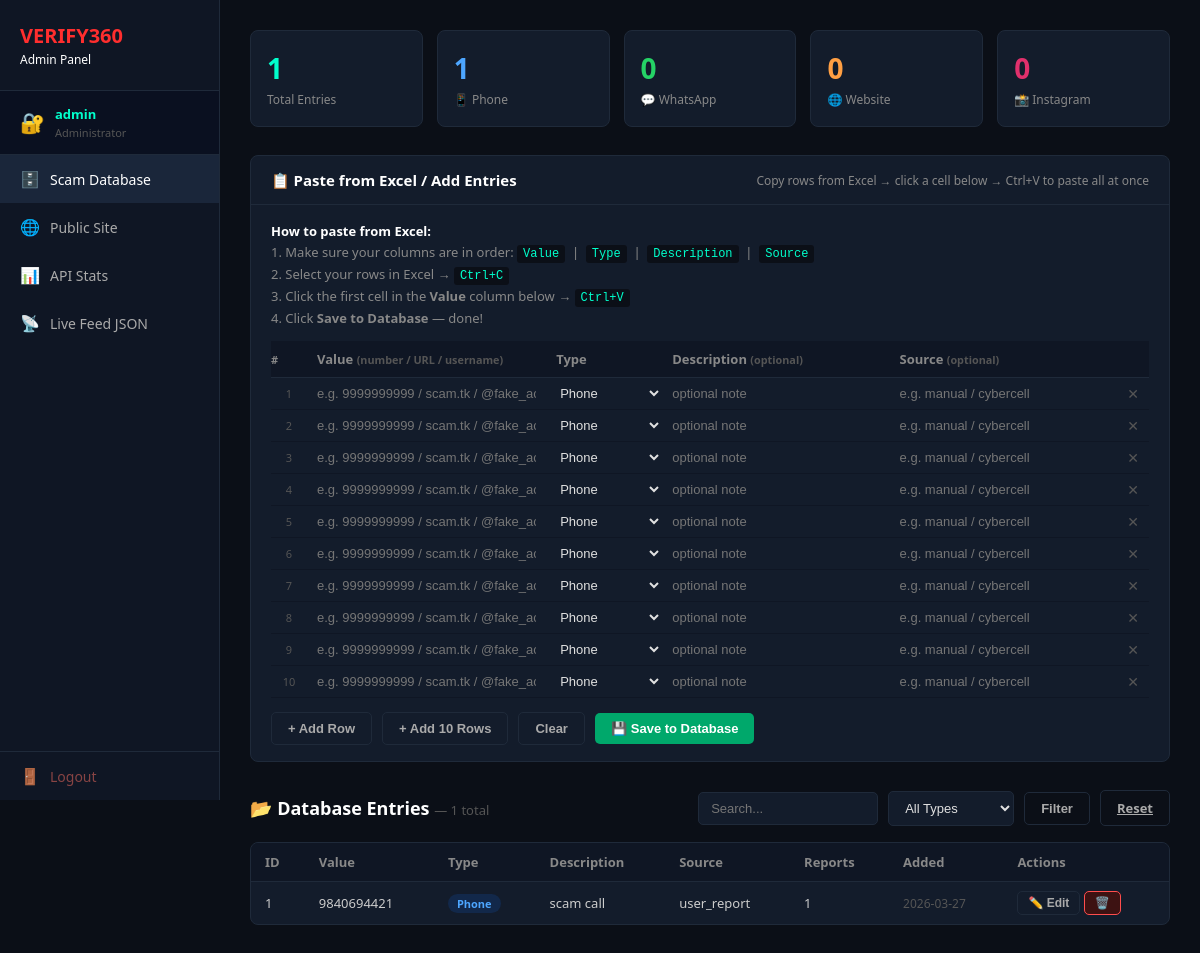
Before: /admin (signed in) with the older database file.
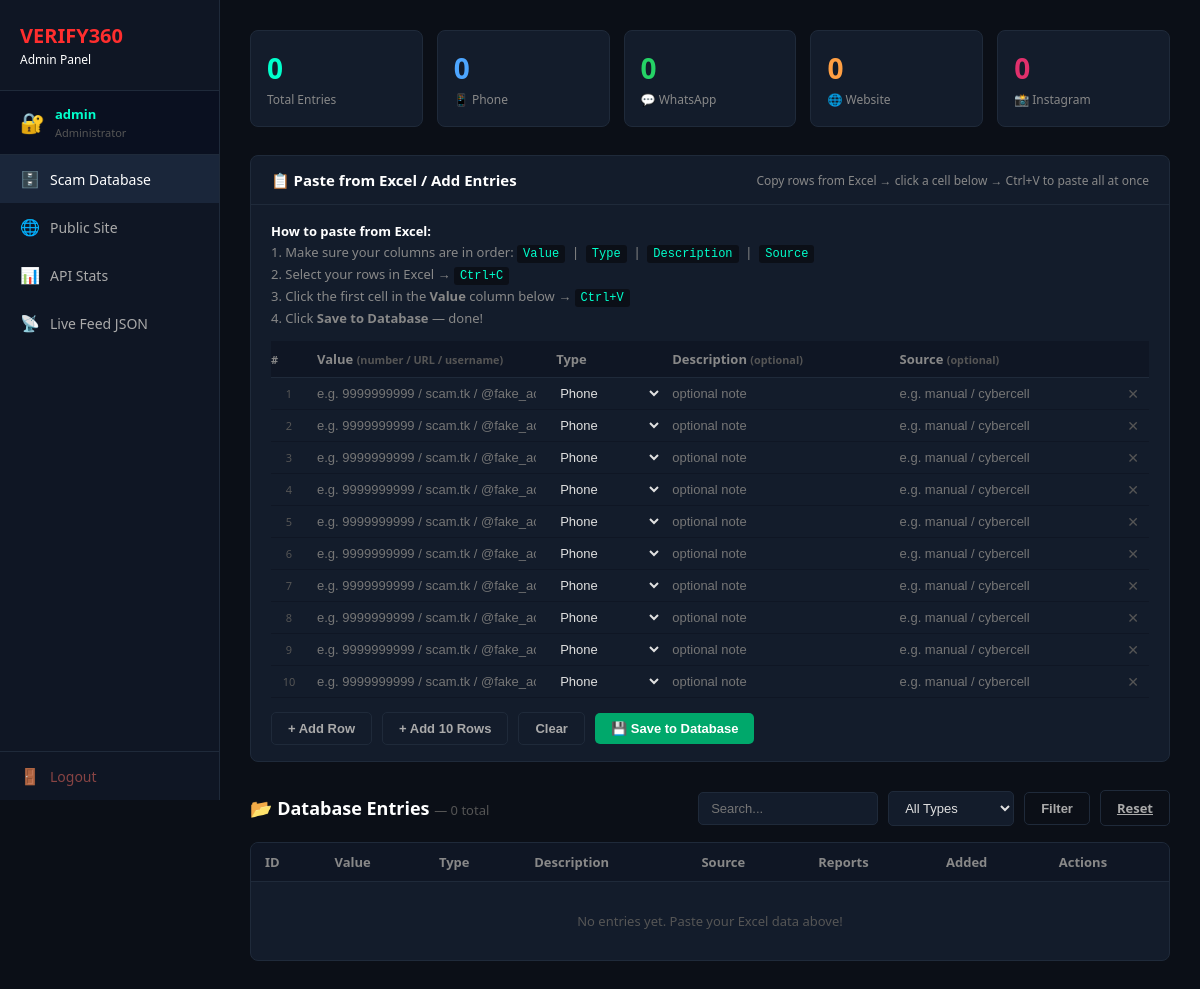
After: the same page with the newer database file.
### tables this page shows
CREATE TABLE known_scams (
            id          INTEGER PRIMARY KEY AUTOINCREMENT,
            value       TEXT    NOT NULL,
            type        TEXT    NOT NULL CHECK(type IN ('Phone','WhatsApp','Website','Instagram')),
            description TEXT,
            source      TEXT,
            reports     INTEGER NOT NULL DEFAULT 1,
            added_at    DATETIME DEFAULT CURRENT_TIMESTAMP,
            UNIQUE(value, type)
        );

### app.py (the view)
@app.route("/admin")
@admin_required
def admin():
    type_filter = request.args.get("type", "all")
    search      = request.args.get("search", "").strip()
    page        = max(1, int(request.args.get("page", 1)))
    per_page    = 20
    with get_db() as db:
        conditions, params = [], []
        if type_filter != "all":
            conditions.append("type=?"); params.append(type_filter)
        if search:
            conditions.append("(LOWER(value) LIKE ? OR LOWER(description) LIKE ?)")
            params += [f"%{search.lower()}%", f"%{search.lower()}%"]
        where      = ("WHERE " + " AND ".join(conditions)) if conditions else ""
        total_rows = db.execute(f"SELECT COUNT(*) FROM known_scams {where}", params).fetchone()[0]
        offset     = (page - 1) * per_page
        rows       = db.execute(
            f"SELECT * FROM known_scams {where} ORDER BY id DESC LIMIT ? OFFSET ?",
            params + [per_page, offset]
        ).fetchall()
        stats = {
            "total":     db.execute("SELECT COUNT(*) FROM known_scams").fetchone()[0],
            "phone":     db.execute("SELECT COUNT(*) FROM known_scams WHERE type='Phone'").fetchone()[0],
            "whatsapp":  db.execute("SELECT COUNT(*) FROM known_scams WHERE type='WhatsApp'").fetchone()[0],
            "website":   db.execute("SELECT COUNT(*) FROM known_scams WHERE type='Website'").fetchone()[0],
            "instagram": db.execute("SELECT COUNT(*) FROM known_scams WHERE type='Instagram'").fetchone()[0],
        }
        recent_reports = db.execute(
            "SELECT * FROM reports ORDER BY id DESC LIMIT 10"
        ).fetchall()
    return render_template("admin.html",
        rows=rows, stats=stats,
        type_filter=type_filter, search=search,
        page=page, total_pages=max(1, -(-total_rows // per_page)),
        total_rows=total_rows,
        recent_reports=recent_reports,
        admin_username=session.get("admin_username", ADMIN_USERNAME)
    )

### app.py (called while the page is built)
def get_db():
    conn = sqlite3.connect(DB_PATH)
    conn.row_factory = sqlite3.Row
    conn.execute("PRAGMA journal_mode=WAL")
    return conn

def admin_required(f):
    @wraps(f)
    def decorated(*args, **kwargs):
        if not session.get("is_admin"):
            return render_template("403.html"), 403
        return f(*args, **kwargs)
    return decorated

### templates/admin.html (shortened to what this page needs)
<!DOCTYPE html>
<html lang="en">
<head>
  <link rel="stylesheet" href="{{ url_for('static', filename='admin.css') }}">
</head>
<body>
<div class="sidebar">
  <div class="brand">
    VERIFY360
    <span>Admin Panel</span>
  </div>
  <div class="admin-badge">
    <span class="admin-icon">🔐</span>
    <div>
      <div class="admin-name">{{ admin_username }}</div>
      <div class="admin-role">Administrator</div>
    </div>
  </div>
  <a href="/admin"         class="nav-link active"><span class="icon">🗄️</span> Scam Database</a>
  <a href="/"              class="nav-link"><span class="icon">🌐</span> Public Site</a>
  <a href="/api/stats"     class="nav-link" target="_blank"><span class="icon">📊</span> API Stats</a>
  <a href="/api/live-feed" class="nav-link" target="_blank"><span class="icon">📡</span> Live Feed JSON</a>
  <a href="/admin/logout"  class="nav-link nav-logout-link"><span class="icon">🚪</span> Logout</a>
</div>
<div class="main">
  <div class="stats">
    <div class="stat-card">
      <div class="num">{{ stats.total }}</div>
      <div class="lbl">Total Entries</div>
    </div>
    <div class="stat-card phone">
      <div class="num">{{ stats.phone }}</div>
      <div class="lbl">📱 Phone</div>
    </div>
    <div class="stat-card whatsapp">
      <div class="num">{{ stats.whatsapp }}</div>
      <div class="lbl">💬 WhatsApp</div>
    </div>
    <div class="stat-card website">
      <div class="num">{{ stats.website }}</div>
      <div class="lbl">🌐 Website</div>
    </div>
    <div class="stat-card instagram">
      <div class="num">{{ stats.instagram }}</div>
      <div class="lbl">📸 Instagram</div>
    </div>
  </div>
  <div class="paste-panel">
    <div class="paste-header">
      <h3>📋 Paste from Excel / Add Entries</h3>
      <small>Copy rows from Excel → click a cell below → Ctrl+V to paste all at once</small>
    </div>
    <div class="paste-body">
      <p class="paste-hint">
        <strong style="color:#fff">How to paste from Excel:</strong><br>
        1. Make sure your columns are in order:
           <code>Value</code> &nbsp;|&nbsp;
           <code>Type</code>  &nbsp;|&nbsp;
           <code>Description</code> &nbsp;|&nbsp;
           <code>Source</code><br>
        2. Select your rows in Excel → <code>Ctrl+C</code><br>
        3. Click the first cell in the <strong>Value</strong> column below → <code>Ctrl+V</code><br>
        4. Click <strong>Save to Database</strong> — done!
      </p>
      <table id="pasteGrid">
        <thead>
          <tr>
            <th class="row-num">#</th>
            <th>Value <small style="color:#555">(number / URL / username)</small></th>
            <th>Type</th>
            <th>Description <small style="color:#555">(optional)</small></th>
            <th>Source <small style="color:#555">(optional)</small></th>
            <th></th>
          </tr>
        </thead>
        <tbody id="gridBody"></tbody>
      </table>
      <div class="paste-actions">
        <button class="btn btn-outline"  onclick="addGridRow()">+ Add Row</button>
        <button class="btn btn-outline"  onclick="addGridRows(10)">+ Add 10 Rows</button>
        <button class="btn btn-outline"  onclick="clearGrid()">Clear</button>
        <button class="btn btn-success"  onclick="saveToDatabase()">💾 Save to Database</button>
      </div>
    </div>
  </div>
  <div class="section-header">
    <h2>
      📂 Database Entries
      <small style="font-size:13px; color:#555; font-weight:normal;">
        — {{ total_rows }} total
      </small>
    </h2>
    <div class="toolbar">
      <form class="filter-bar" method="GET" action="/admin">
        <input type="text" name="search" value="{{ search }}"
               placeholder="Search..." style="width:180px">
        <select name="type">
          <option value="all"      {% if type_filter == 'all'       %}selected{% endif %}>All Types</option>
        </select>
        <button type="submit" class="btn btn-outline">Filter</button>
        <a href="/admin" class="btn btn-outline">Reset</a>
      </form>
    </div>
  </div>
  <div class="data-table-wrap">
    <table class="data-table">
      <thead>
        <tr>
          <th>ID</th>
          <th>Value</th>
          <th>Type</th>
          <th>Description</th>
          <th>Source</th>
          <th>Reports</th>
          <th>Added</th>
          <th>Actions</th>
        </tr>
      </thead>
      <tbody>
        {% for row in rows %}
        <tr id="row-{{ row['id'] }}">
          <td>{{ row['id'] }}</td>
          <td>{{ row['value'] }}</td>
          <td>
            <span class="badge badge-{{ row['type'] | lower }}">{{ row['type'] }}</span>
          </td>
          <td>{{ row['description'] or '—' }}</td>
          <td>{{ row['source']      or '—' }}</td>
          <td>{{ row['reports'] }}</td>
          <td style="color:#555; font-size:12px;">
            {{ row['added_at'][:10] if row['added_at'] else '—' }}
          </td>
          <td>
            <button class="btn btn-outline btn-sm"
              onclick="openEdit(
                {{ row['id'] }},
                '{{ row['value'] }}',
                '{{ row['type'] }}',
                '{{ (row['description'] or '') | replace("'", "\\'") | replace('"', '&quot;') }}'
              )">
              ✏️ Edit
            </button>
            <form method="POST" action="/admin/delete/{{ row['id'] }}"
                  style="display:inline"
                  onsubmit="return confirm('Delete this entry?')">
              <button type="submit" class="btn btn-danger btn-sm">🗑️</button>
            </form>
          </td>
        </tr>
        {% else %}
        <tr>
          <td colspan="8" style="text-align:center; color:#555; padding:30px;">
            No entries yet. Paste your Excel data above!
          </td>
        </tr>
        {% endfor %}
      </tbody>
    </table>
  </div>
</div>
</body>
</html>

### static/admin.css (style rules this page uses)
*, *::before, *::after { box-sizing: border-box; margin: 0; padding: 0; }
body { font-family: 'Segoe UI', sans-serif; background: #0b0f17; color: #e0e0e0; min-height: 100vh; }
.sidebar { width: 220px; background: #0f1624; height: 100vh; position: fixed; top: 0; left: 0; border-right: 1px solid #1f2a3a; display: flex; flex-direction: column; }
.main { margin-left: 220px; padding: 30px; }
.brand { padding: 22px 20px; font-size: 20px; font-weight: bold; color: #ff2e2e; border-bottom: 1px solid #1f2a3a; }
.brand span { color: #fff; font-size: 12px; display: block; margin-top: 2px; font-weight: normal; }
.nav-link { display: flex; align-items: center; gap: 10px; padding: 13px 20px; color: #aaa; text-decoration: none; transition: 0.2s; font-size: 14px; }
.nav-link:hover, .nav-link.active { background: #1a263a; color: #fff; }
.nav-link .icon { font-size: 16px; }
.stats { display: grid; grid-template-columns: repeat(5, 1fr); gap: 14px; margin-bottom: 28px; }
.stat-card { background: #131c2b; border-radius: 8px; padding: 18px 16px; border: 1px solid #1f2a3a; }
.stat-card .num { font-size: 28px; font-weight: bold; color: #00ffcc; }
.stat-card .lbl { font-size: 12px; color: #888; margin-top: 4px; }
.stat-card.phone .num { color: #4da6ff; }
.stat-card.whatsapp .num { color: #25d366; }
.stat-card.website .num { color: #ff9f43; }
.stat-card.instagram .num { color: #e1306c; }
.section-header { display: flex; justify-content: space-between; align-items: center; margin-bottom: 16px; flex-wrap: wrap; gap: 12px; }
.section-header h2 { font-size: 18px; color: #fff; }
.toolbar { display: flex; gap: 10px; align-items: center; flex-wrap: wrap; }
input[type=text], select { background: #131c2b; border: 1px solid #1f2a3a; color: #e0e0e0; padding: 8px 12px; border-radius: 5px; font-size: 13px; outline: none; }
.btn { padding: 8px 16px; border: none; border-radius: 5px; cursor: pointer; font-size: 13px; font-weight: 600; transition: 0.2s; }
.btn-success { background: #00a86b; color: #fff; }
.btn-outline { background: transparent; border: 1px solid #1f2a3a; color: #aaa; }
.paste-panel { background: #131c2b; border: 1px solid #1f2a3a; border-radius: 8px; margin-bottom: 28px; overflow: hidden; }
.paste-header { padding: 14px 20px; border-bottom: 1px solid #1f2a3a; display: flex; justify-content: space-between; align-items: center; }
.paste-header h3 { font-size: 15px; color: #fff; }
.paste-header small { color: #888; font-size: 12px; }
.paste-body { padding: 16px 20px; }
.paste-hint { font-size: 13px; color: #888; margin-bottom: 12px; line-height: 1.6; }
.paste-hint code { background: #0b0f17; padding: 2px 6px; border-radius: 3px; color: #00ffcc; font-size: 12px; }
#pasteGrid { width: 100%; border-collapse: collapse; font-size: 13px; }
#pasteGrid thead tr { background: #0f1624; }
#pasteGrid th { padding: 9px 10px; color: #888; font-weight: 600; text-align: left; border-bottom: 1px solid #1f2a3a; user-select: none; }
.row-num { color: #555; width: 36px; text-align: center; font-size: 11px; padding: 7px 0 !important; }
.paste-actions { display: flex; gap: 10px; margin-top: 14px; align-items: center; flex-wrap: wrap; }
.data-table-wrap { background: #131c2b; border: 1px solid #1f2a3a; border-radius: 8px; overflow: hidden; }
table.data-table { width: 100%; border-collapse: collapse; font-size: 13px; }
table.data-table thead tr { background: #0f1624; }
table.data-table th { padding: 10px 14px; color: #888; font-weight: 600; text-align: left; border-bottom: 1px solid #1f2a3a; }
table.data-table td { padding: 9px 14px; border-bottom: 1px solid #0f1624; color: #ccc; }
table.data-table tr:last-child td { border-bottom: none; }
.filter-bar { display: flex; gap: 10px; align-items: center; flex-wrap: wrap; }
.admin-badge { display: flex; align-items: center; gap: 10px; padding: 14px 20px; border-bottom: 1px solid #1f2a3a; background: #0a1020; }
.admin-icon { font-size: 20px; }
.admin-name { font-size: 13px; font-weight: 600; color: #00ffcc; }
.admin-role { font-size: 11px; color: #555; margin-top: 2px; }
.nav-logout-link { margin-top: auto; color: #884444 !important; border-top: 1px solid #1f2a3a; }

Changed rows visible on the page:
removed known_scams: id "1", value "9840694421", type "Phone", description "scam call", source "user_report", reports "1", added_at "2026-03-27"
Other visible differences:
{{ stats.total }}: "1" → "0"
{{ stats.phone }}: "1" → "0"
{{ total_rows }}: "1" → "0"
text now shown: "No entries yet. Paste your Excel data above!"
